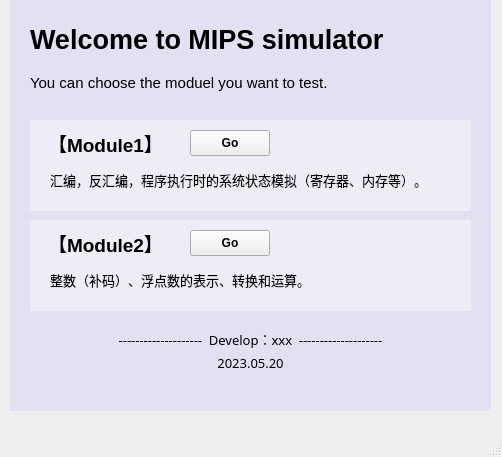
<?xml version="1.0" encoding="UTF-8"?>
<ui version="4.0">
 <class>MainWindow</class>
 <widget class="QMainWindow" name="MainWindow">
  <property name="geometry">
   <rect>
    <x>0</x>
    <y>0</y>
    <width>502</width>
    <height>457</height>
   </rect>
  </property>
  <property name="font">
   <font>
    <pointsize>20</pointsize>
   </font>
  </property>
  <property name="windowTitle">
   <string>MainWindow</string>
  </property>
  <widget class="QWidget" name="centralwidget">
   <widget class="QLabel" name="label_8">
    <property name="geometry">
     <rect>
      <x>10</x>
      <y>-40</y>
      <width>481</width>
      <height>451</height>
     </rect>
    </property>
    <property name="autoFillBackground">
     <bool>false</bool>
    </property>
    <property name="styleSheet">
     <string notr="true">background-color: rgba(170, 170, 255, 50);</string>
    </property>
    <property name="text">
     <string/>
    </property>
   </widget>
   <widget class="QWidget" name="layoutWidget_2">
    <property name="geometry">
     <rect>
      <x>30</x>
      <y>20</y>
      <width>431</width>
      <height>81</height>
     </rect>
    </property>
    <layout class="QVBoxLayout" name="verticalLayout">
     <item>
      <widget class="QLabel" name="label">
       <property name="font">
        <font>
         <pointsize>20</pointsize>
         <bold>true</bold>
        </font>
       </property>
       <property name="text">
        <string>Welcome to MIPS simulator</string>
       </property>
      </widget>
     </item>
     <item>
      <widget class="QLabel" name="label_2">
       <property name="font">
        <font>
         <pointsize>11</pointsize>
         <bold>false</bold>
        </font>
       </property>
       <property name="text">
        <string>You can choose the moduel you want to test.</string>
       </property>
      </widget>
     </item>
    </layout>
   </widget>
   <widget class="QLabel" name="label_9">
    <property name="geometry">
     <rect>
      <x>30</x>
      <y>120</y>
      <width>441</width>
      <height>91</height>
     </rect>
    </property>
    <property name="autoFillBackground">
     <bool>false</bool>
    </property>
    <property name="styleSheet">
     <string notr="true">background-color: rgba(255, 255, 255, 100);</string>
    </property>
    <property name="text">
     <string/>
    </property>
   </widget>
   <widget class="QLabel" name="label_3">
    <property name="geometry">
     <rect>
      <x>40</x>
      <y>130</y>
      <width>131</width>
      <height>27</height>
     </rect>
    </property>
    <property name="sizePolicy">
     <sizepolicy hsizetype="Expanding" vsizetype="Preferred">
      <horstretch>0</horstretch>
      <verstretch>0</verstretch>
     </sizepolicy>
    </property>
    <property name="font">
     <font>
      <pointsize>14</pointsize>
      <bold>true</bold>
     </font>
    </property>
    <property name="styleSheet">
     <string notr="true">QLabel {
    line-height: 50px;
}</string>
    </property>
    <property name="lineWidth">
     <number>1</number>
    </property>
    <property name="midLineWidth">
     <number>0</number>
    </property>
    <property name="text">
     <string>【Module1】</string>
    </property>
    <property name="alignment">
     <set>Qt::AlignCenter</set>
    </property>
    <property name="wordWrap">
     <bool>true</bool>
    </property>
   </widget>
   <widget class="QLabel" name="label_5">
    <property name="geometry">
     <rect>
      <x>50</x>
      <y>160</y>
      <width>441</width>
      <height>40</height>
     </rect>
    </property>
    <property name="font">
     <font>
      <pointsize>10</pointsize>
     </font>
    </property>
    <property name="styleSheet">
     <string notr="true">QLabel {
    line-height: 50px;
}</string>
    </property>
    <property name="lineWidth">
     <number>1</number>
    </property>
    <property name="midLineWidth">
     <number>0</number>
    </property>
    <property name="text">
     <string>汇编，反汇编，程序执行时的系统状态模拟（寄存器、内存等）。</string>
    </property>
    <property name="alignment">
     <set>Qt::AlignLeading|Qt::AlignLeft|Qt::AlignVCenter</set>
    </property>
    <property name="wordWrap">
     <bool>true</bool>
    </property>
   </widget>
   <widget class="QLabel" name="label_10">
    <property name="geometry">
     <rect>
      <x>30</x>
      <y>220</y>
      <width>441</width>
      <height>91</height>
     </rect>
    </property>
    <property name="autoFillBackground">
     <bool>false</bool>
    </property>
    <property name="styleSheet">
     <string notr="true">background-color: rgba(255, 255, 255, 100);</string>
    </property>
    <property name="text">
     <string/>
    </property>
   </widget>
   <widget class="QLabel" name="label_7">
    <property name="geometry">
     <rect>
      <x>40</x>
      <y>230</y>
      <width>131</width>
      <height>27</height>
     </rect>
    </property>
    <property name="sizePolicy">
     <sizepolicy hsizetype="Expanding" vsizetype="Preferred">
      <horstretch>0</horstretch>
      <verstretch>0</verstretch>
     </sizepolicy>
    </property>
    <property name="font">
     <font>
      <pointsize>14</pointsize>
      <bold>true</bold>
     </font>
    </property>
    <property name="styleSheet">
     <string notr="true">QLabel {
    line-height: 50px;
}</string>
    </property>
    <property name="lineWidth">
     <number>1</number>
    </property>
    <property name="midLineWidth">
     <number>0</number>
    </property>
    <property name="text">
     <string>【Module2】</string>
    </property>
    <property name="alignment">
     <set>Qt::AlignCenter</set>
    </property>
    <property name="wordWrap">
     <bool>true</bool>
    </property>
   </widget>
   <widget class="QLabel" name="label_6">
    <property name="geometry">
     <rect>
      <x>50</x>
      <y>260</y>
      <width>441</width>
      <height>40</height>
     </rect>
    </property>
    <property name="font">
     <font>
      <pointsize>10</pointsize>
     </font>
    </property>
    <property name="styleSheet">
     <string notr="true">QLabel {
    line-height: 50px;
}</string>
    </property>
    <property name="lineWidth">
     <number>1</number>
    </property>
    <property name="midLineWidth">
     <number>0</number>
    </property>
    <property name="text">
     <string>整数（补码）、浮点数的表示、转换和运算。</string>
    </property>
    <property name="alignment">
     <set>Qt::AlignLeading|Qt::AlignLeft|Qt::AlignVCenter</set>
    </property>
    <property name="wordWrap">
     <bool>true</bool>
    </property>
   </widget>
   <widget class="QPushButton" name="pushButton_2">
    <property name="geometry">
     <rect>
      <x>190</x>
      <y>230</y>
      <width>80</width>
      <height>26</height>
     </rect>
    </property>
    <property name="sizePolicy">
     <sizepolicy hsizetype="Preferred" vsizetype="Fixed">
      <horstretch>0</horstretch>
      <verstretch>0</verstretch>
     </sizepolicy>
    </property>
    <property name="font">
     <font>
      <pointsize>9</pointsize>
      <bold>true</bold>
     </font>
    </property>
    <property name="text">
     <string>Go</string>
    </property>
   </widget>
   <widget class="QPushButton" name="pushButton">
    <property name="geometry">
     <rect>
      <x>190</x>
      <y>130</y>
      <width>80</width>
      <height>26</height>
     </rect>
    </property>
    <property name="sizePolicy">
     <sizepolicy hsizetype="Preferred" vsizetype="Fixed">
      <horstretch>0</horstretch>
      <verstretch>0</verstretch>
     </sizepolicy>
    </property>
    <property name="font">
     <font>
      <pointsize>9</pointsize>
      <bold>true</bold>
     </font>
    </property>
    <property name="text">
     <string>Go</string>
    </property>
   </widget>
   <widget class="QWidget" name="layoutWidget">
    <property name="geometry">
     <rect>
      <x>30</x>
      <y>330</y>
      <width>441</width>
      <height>41</height>
     </rect>
    </property>
    <layout class="QVBoxLayout" name="verticalLayout_2">
     <item>
      <widget class="QLabel" name="label_11">
       <property name="font">
        <font>
         <family>楷体</family>
         <pointsize>10</pointsize>
        </font>
       </property>
       <property name="styleSheet">
        <string notr="true">QLabel {
    line-height: 50px;
}</string>
       </property>
       <property name="lineWidth">
        <number>1</number>
       </property>
       <property name="midLineWidth">
        <number>0</number>
       </property>
       <property name="text">
        <string>--------------------  Develop：xxx  --------------------</string>
       </property>
       <property name="alignment">
        <set>Qt::AlignCenter</set>
       </property>
       <property name="wordWrap">
        <bool>true</bool>
       </property>
      </widget>
     </item>
     <item>
      <widget class="QLabel" name="label_12">
       <property name="font">
        <font>
         <family>楷体</family>
         <pointsize>10</pointsize>
        </font>
       </property>
       <property name="styleSheet">
        <string notr="true">QLabel {
    line-height: 50px;
}</string>
       </property>
       <property name="lineWidth">
        <number>1</number>
       </property>
       <property name="midLineWidth">
        <number>0</number>
       </property>
       <property name="text">
        <string>2023.05.20</string>
       </property>
       <property name="alignment">
        <set>Qt::AlignCenter</set>
       </property>
       <property name="wordWrap">
        <bool>true</bool>
       </property>
      </widget>
     </item>
    </layout>
   </widget>
  </widget>
  <widget class="QStatusBar" name="statusbar"/>
 </widget>
 <resources/>
 <connections/>
</ui>
